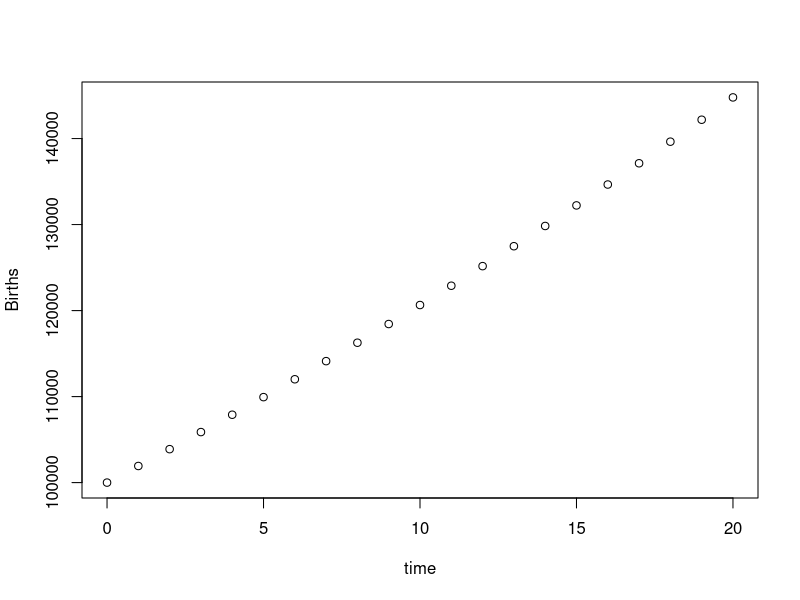
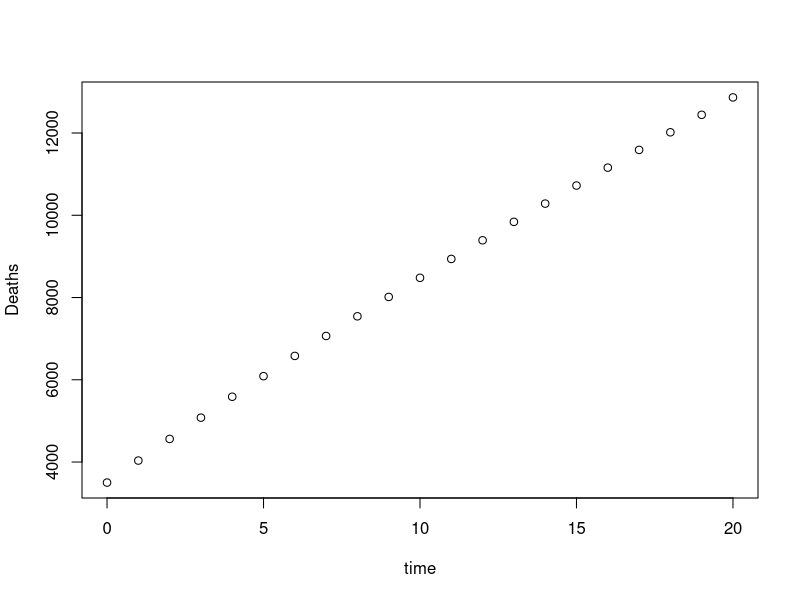
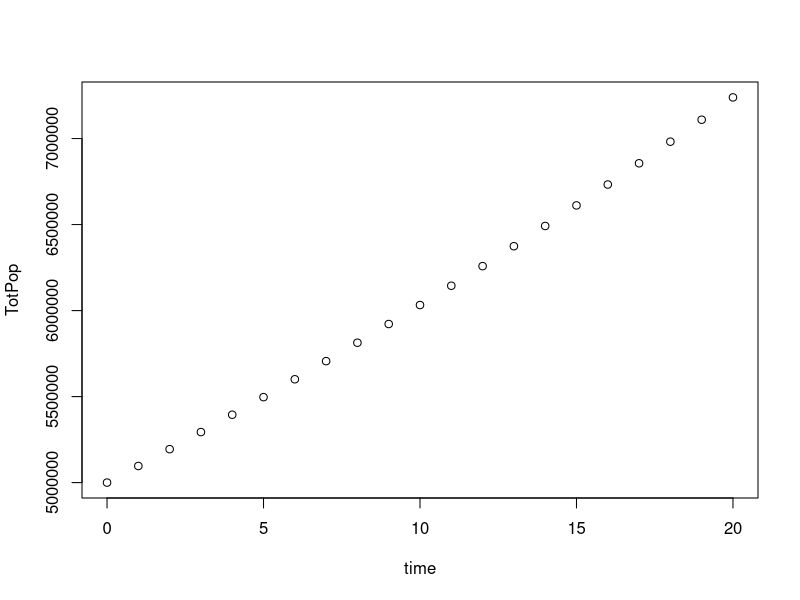
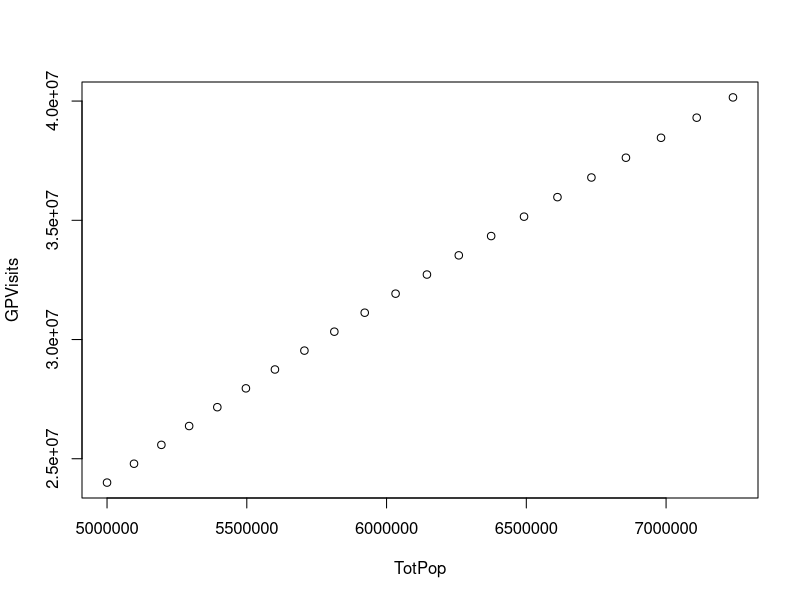
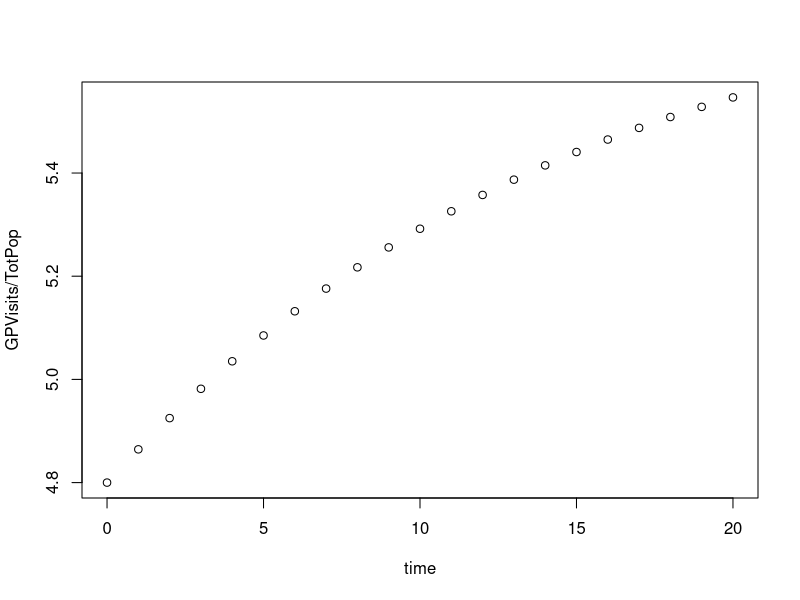
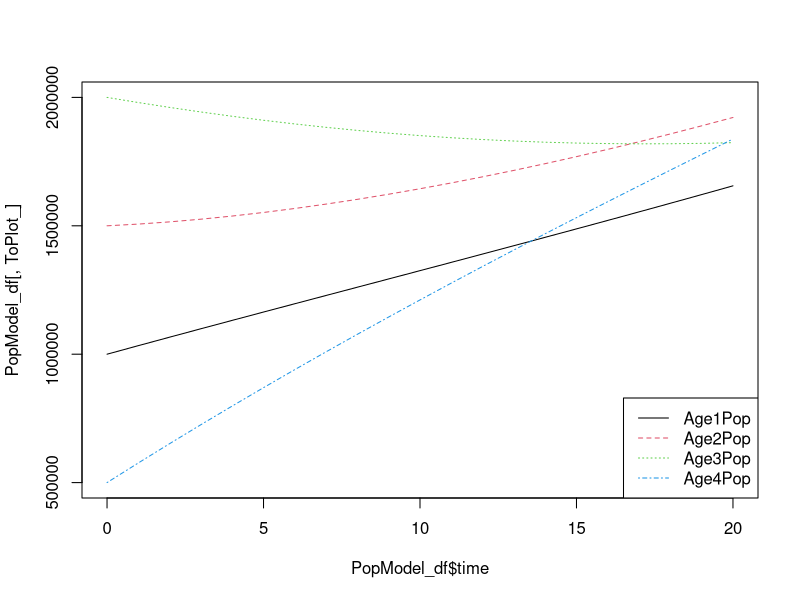

Reproduce these figures in R, in order.
#demographics_1.R

# Attach packages
library(deSolve)
library(ggplot2)
library(scales)

# Define model data structures
SimTime<-seq(0, 20, by = 1)
Stocks <-c(
  Age1Pop = 1e6, 
  Age2Pop = 1.5e6, 
  Age3Pop = 2e6, 
  Age4Pop = 0.5e6)
Auxs <- c(
  DelayAge1 = 15, 
  DelayAge2 = 25,
  DelayAge3 = 25,
  BirthRate = 20 / 1000,
  DeathRate = 7 / 1000,
  Age1GpvRate = 3,
  Age2GpvRate = 4,
  Age3GpvRate = 5,
  Age4GpvRate = 10)

# Define model function
PopModel <- function(Time, Stocks, Auxs) {
  with(as.list(c(Stocks, Auxs)), {
    TotPop <- Age1Pop + Age2Pop + Age3Pop + Age4Pop
    Births <- TotPop * BirthRate
    Age1to2 <- Age1Pop / DelayAge1
    Age2to3 <- Age2Pop / DelayAge2
    Age3to4 <- Age3Pop / DelayAge3
    Deaths <- Age4Pop * DeathRate
    GPVisits <- 
      Age1Pop * Age1GpvRate +
      Age2Pop * Age2GpvRate +
      Age3Pop * Age3GpvRate +
      Age4Pop * Age4GpvRate
    dA1_dt <- Births - Age1to2
    dA2_dt <- Age1to2 - Age2to3
    dA3_dt <- Age2to3 - Age3to4
    dA4_dt <- Age3to4 - Deaths
    return(list(
      c(dA1_dt, dA2_dt, dA3_dt, dA4_dt),
      TotPop = TotPop,
      Births = Births,
      Age1to2 = Age1to2,
      Age2to3 = Age2to3,
      Age3to4 = Age3to4,
      Deaths = Deaths,
      GPVisits = GPVisits
    ))
  })
}

# Run Model
PopModel_df <- data.frame(ode(
  y = Stocks,
  time = SimTime,
  func = PopModel,
  parms = Auxs,
  method = "euler"
))

with(PopModel_df, plot(time, Births))
with(PopModel_df, plot(time, Deaths))
with(PopModel_df, plot(time, TotPop))
with(PopModel_df, plot(TotPop, GPVisits))
with(PopModel_df, plot(time, GPVisits / TotPop))
ToPlot_ <- c("Age1Pop", "Age2Pop", "Age3Pop", "Age4Pop")
matplot(PopModel_df$time, PopModel_df[, ToPlot_], type = "l")
legend(
  "bottomright", 
  legend = ToPlot_,
  lty = 1:length(ToPlot_),
  col = 1:length(ToPlot_)
)
